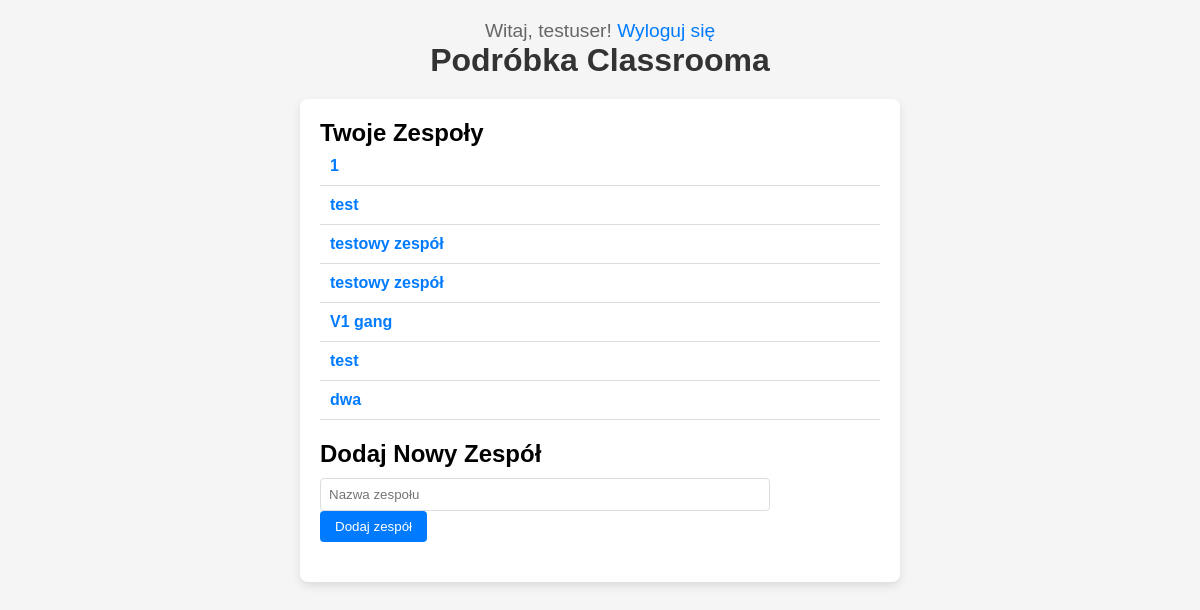
The page /orgs/ (signed in) on the database as committed earlier.
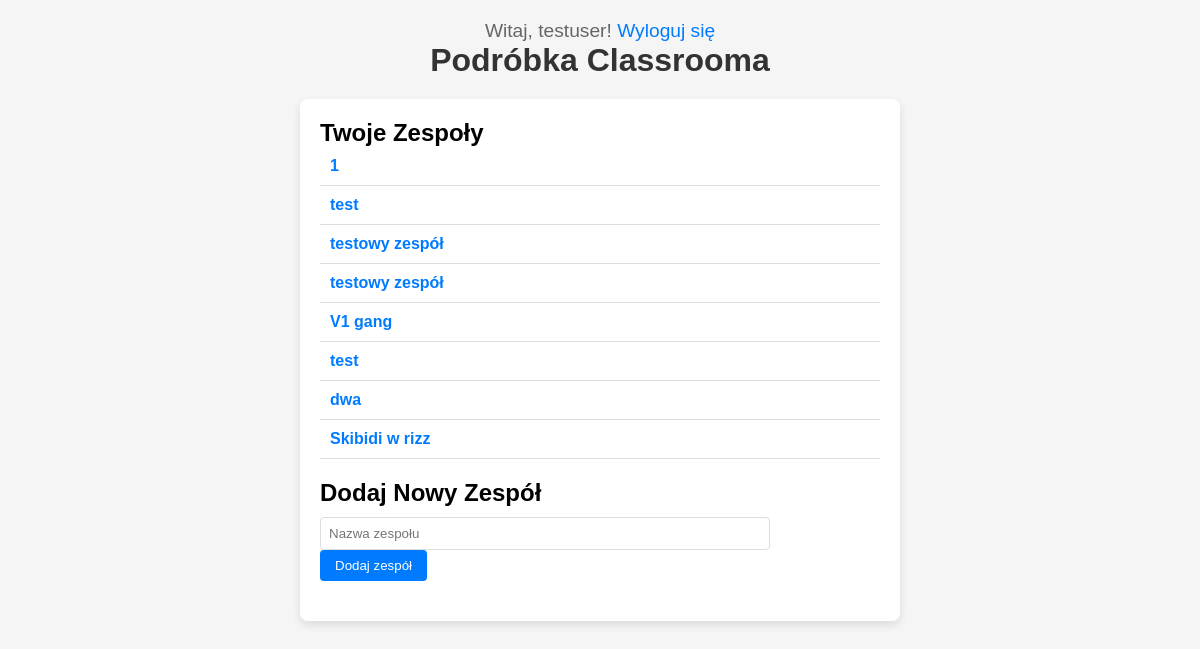
The same page on the database as committed later.
### Aplikacja_Glowna/models.py (models this page shows, shortened)
class Team(models.Model):
    name = models.CharField(max_length=255)
    code = models.CharField(max_length=10, unique=True, default=generate_team_code)  # Dodanie domyślnego generatora kodów
    owner = models.ForeignKey(User, on_delete=models.CASCADE, related_name='owned_teams')
    members = models.ManyToManyField(User, related_name='teams')

### Aplikacja_Glowna/views.py (the view)
# urls.py: path('', views.main, name='main'),  # Główna strona
def main(request):
    if request.user.is_authenticated:
        teams = Team.objects.filter(members=request.user) | Team.objects.filter(owner=request.user)
        return render(request, 'index.html', {'teams': teams})
    else:
        return redirect('login')

### Aplikacja_Glowna/templates/index.html (shortened to what this page needs)
{% extends 'base.html' %}
{% block content %}
<main>
    <section class="team-section">
        <h2>Twoje Zespoły</h2>
        {% if teams %}
            <ul class="team-list">
                {% for team in teams %}
                    <li class="team-item">
                        <span class="team-name"><a href="{% url 'team_detail' team.id %}">{{ team.name }}</a></span>
                    </li>
                {% endfor %}
            </ul>
        {% else %}
            <p>Nie należysz do żadnego zespołu.</p>
        {% endif %}
    </section>
    <section class="add-team-section">
        <h2>Dodaj Nowy Zespół</h2>
        <form method="POST" action="{% url 'add_team' %}">
            <input type="text" name="team_name" placeholder="Nazwa zespołu" required>
            <button type="submit" class="add-team-button">Dodaj zespół</button>
        </form>
    </section>
</main>
{% endblock %}

### Aplikacja_Glowna/templates/base.html (shortened to what this page needs)
<!DOCTYPE html>
<html lang="pl">
<head>
    {% load static %}
    <link rel="stylesheet" href='{% static "styles.css" %}'>
</head>
<body>
    {% if user.is_authenticated %}
        <p>Witaj, {{ user.username }}! <a href="{% url 'logout' %}">Wyloguj się</a></p>
    {% endif %}
    <header>
        <h1>Podróbka Classrooma</h1>
    </header>
    {% block content %}{% endblock %}
</body>
</html>

### orgs/static/styles.css (style rules this page uses)
* { box-sizing: border-box; margin: 0; padding: 0; font-family: Arial, sans-serif; }
body { display: flex; flex-direction: column; align-items: center; padding: 20px; background-color: #f5f5f5; }
a { text-decoration: none; color: #007bff; transition: 0.3s; }
header { text-align: center; margin-bottom: 20px; }
h1 { color: #333; font-size: 2rem; }
p { font-size: 1.2rem; color: #666; }
main { max-width: 600px; width: 100%; background-color: #fff; border-radius: 8px; padding: 20px; box-shadow: 0 4px 10px rgba(0, 0, 0, 0.1); }
.team-section, .add-team-section { margin-bottom: 20px; }
.team-list { list-style-type: none; padding: 0; }
.team-item { display: flex; justify-content: space-between; align-items: center; padding: 10px; border-bottom: 1px solid #ddd; }
.team-name { font-weight: bold; color: #444; text-decoration: none; }
.add-team-section h2 { margin-bottom: 10px; }
input[type="text"] { width: calc(100% - 110px); padding: 8px; border: 1px solid #ddd; border-radius: 4px; margin-right: 10px; }
.add-team-button { padding: 8px 15px; background-color: #007bff; color: #fff; border: none; border-radius: 4px; cursor: pointer; }

Rows that differ between the two databases and show on the page:
added Team: name "Skibidi w rizz"
